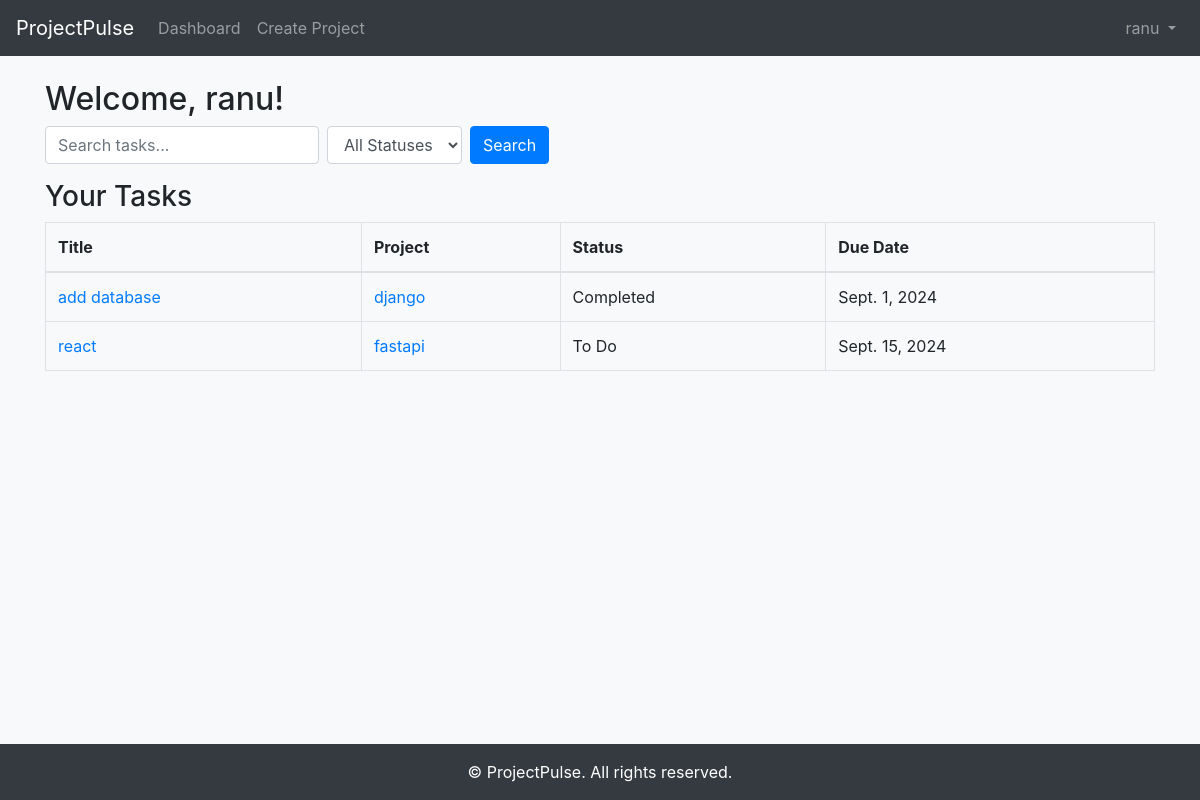
Page /search/ (signed in) on the committed database.
### users/models.py (models this page shows, shortened)
class CustomUser(AbstractUser):
    ROLE_CHOICES = [
        ('ADMIN', 'Administrator'),
        ('PROJECT_MANAGER', 'Project Manager'),
        ('TEAM_MEMBER', 'Team Member'),
    ]
    role = models.CharField(max_length=20, choices=ROLE_CHOICES, default='TEAM_MEMBER')
    email = models.EmailField(unique=True)
    profile_picture = models.ImageField(upload_to='profile_pics/', null=True, blank=True)

### tasks/models.py (models this page shows, shortened)
class Task(models.Model):
    STATUS_CHOICES = [
        ('todo', 'To Do'),
        ('in_progress', 'In Progress'),
        ('completed', 'Completed'),
    ]
    PRIORITY_CHOICES = [
        ('low', 'Low'),
        ('medium', 'Medium'),
        ('high', 'High'),
    ]
    title = models.CharField(max_length=255)
    description = models.TextField()
    project = models.ForeignKey(Project, on_delete=models.CASCADE, related_name='tasks')
    assigned_to = models.ForeignKey(settings.AUTH_USER_MODEL, on_delete=models.CASCADE, related_name='tasks')
    status = models.CharField(max_length=20, choices=STATUS_CHOICES, default='todo')
    priority = models.CharField(max_length=20, choices=PRIORITY_CHOICES, default='medium')
    due_date = models.DateField()
    created_at = models.DateTimeField(auto_now_add=True)
    attachments = models.FileField(upload_to='attachments/', null=True, blank=True)

### projects/models.py (models this page shows, shortened)
class Project(models.Model):
    name = models.CharField(max_length=255)
    description = models.TextField()
    start_date = models.DateField()
    end_date = models.DateField()
    project_manager = models.ForeignKey(settings.AUTH_USER_MODEL, on_delete=models.CASCADE, related_name='managed_projects')
    team_members = models.ManyToManyField(settings.AUTH_USER_MODEL, related_name='projects')
    created_at = models.DateTimeField(auto_now_add=True)

### dashboard/views.py (the view)
# urls.py: path('search/', views.search_dashboard, name='search_dashboard'),
@login_required
def search_dashboard(request):
    return dashboard(request)

### dashboard/views.py (called while the page is built)
@login_required
def dashboard(request):
    tasks = Task.objects.filter(assigned_to=request.user).order_by('due_date')
    return render(request, 'dashboard/dashboard.html', {'tasks': tasks})

### dashboard/templates/dashboard/dashboard.html (shortened to what this page needs)
{% extends 'base.html' %}
{% block content %}
<h2>Welcome, {{ user.username }}!</h2>
<form method="get" action="{% url 'dashboard:dashboard' %}" class="form-inline mb-3">
    <input type="text" name="q" class="form-control mr-2" placeholder="Search tasks..." value="{{ search_query }}">
    <select name="status" class="form-control mr-2">
        <option value="">All Statuses</option>
    </select>
    <button type="submit" class="btn btn-primary">Search</button>
</form>
<h3>Your Tasks</h3>
<div class="table-responsive">
<table class="table table-bordered">
    <thead>
        <tr>
            <th>Title</th>
            <th>Project</th>
            <th>Status</th>
            <th>Due Date</th>
        </tr>
    </thead>
    <tbody>
        {% for task in tasks %}
        <tr>
            <td><a href="{% url 'task_detail' task.pk %}">{{ task.title }}</a></td>
            <td><a href="{% url 'project_detail' task.project.pk %}">{{ task.project.name }}</a></td>
            <td>{{ task.get_status_display }}</td>
            <td>{{ task.due_date }}</td>
        </tr>
        {% empty %}
        <tr>
            <td colspan="4">No tasks assigned.</td>
        </tr>
        {% endfor %}
    </tbody>
</table>
</div>
{% endblock %}

### templates/navbar.html (shortened to what this page needs)
<nav class="navbar navbar-expand-lg navbar-dark bg-dark">
    <a class="navbar-brand" href="{% url 'dashboard:dashboard' %}">ProjectPulse</a>
    <div class="collapse navbar-collapse" id="navbarNav">
        {% if user.is_authenticated %}
            <ul class="navbar-nav mr-auto">
                <li class="nav-item">
                    <a class="nav-link" href="{% url 'dashboard:dashboard' %}">Dashboard</a>
                </li>
                {% if user.role != 'TEAM_MEMBER' %}
                <li class="nav-item">
                    <a class="nav-link" href="{% url 'create_project' %}">Create Project</a>
                </li>
                {% endif %}
            </ul>
            <ul class="navbar-nav ml-auto">
                <li class="nav-item dropdown">
                    <a class="nav-link dropdown-toggle" href="#" id="userDropdown" role="button"
                        data-toggle="dropdown" aria-haspopup="true" aria-expanded="false">
                        {{ user.username }}
                    </a>
                </li>
            </ul>
         {% endif %}
    </div>
</nav>

### static/css/style.css (style rules this page uses)
body, html { height: 100%; background-color: #f8f9fa; overflow: auto; }

### rows in the picture
CustomUser: username "ranu"
Task: title "add database", project.name "django", status "Completed", due_date "Sept. 1, 2024"
Task: title "react", project.name "fastapi", status "To Do", due_date "Sept. 15, 2024"
